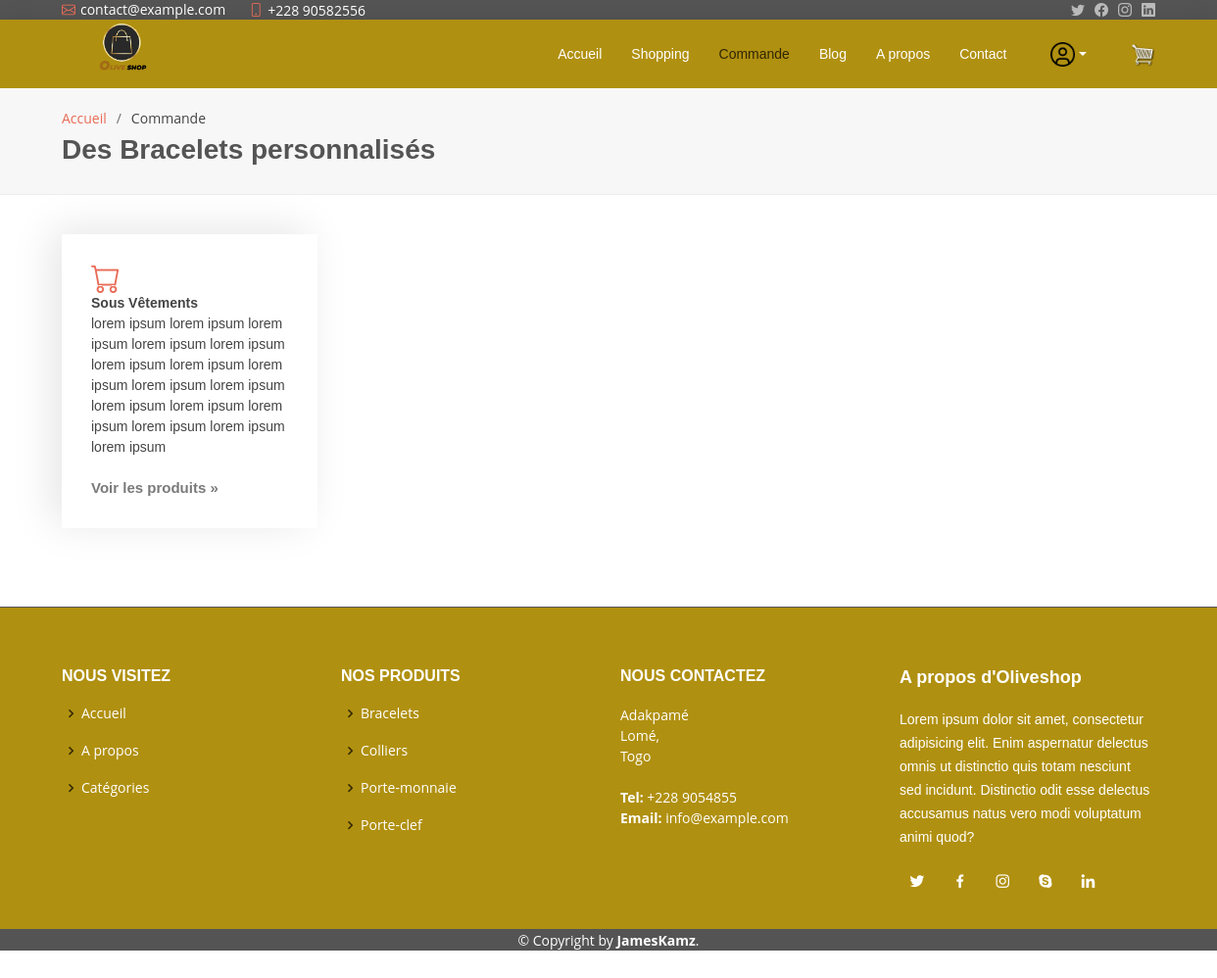
The page /category/ on the database its author committed.
### home/models.py (models this page shows, shortened)
class Category(models.Model):
    date_created=models.DateTimeField(auto_now_add=True)
    date_updated=models.DateTimeField(auto_now=True)
    name=models.CharField(max_length=255)
    description=models.TextField(blank=True, null=True)
    active=models.BooleanField(default=True)

### home/views.py (the view)
# urls.py: path('category/', views.CategoryViewset, name='categories'),
def CategoryViewset(request):
    activate_page='category'
    categories=Category.objects.all()
    return render(request, 'category.html', {'categories':categories, 'activate_page':activate_page})

### templates/category.html (shortened to what this page needs)
{% extends 'base.html' %}
{% load static %}
{% block content %}
<head>
</head>
<section id="breadcrumbs" class="breadcrumbs">
    <div class="container">
      <ol>
        <li><a href="{% url 'home' %}">Accueil</a></li>
        <li>Commande</li>
      </ol>
      <h2>Des Bracelets personnalisés</h2>
    </div>
</section>
<section id="counts" class="counts">
  <div class="container">
    <div class="row">
      {% for category in categories %}
      <div class="col-lg-3 col-md-6 d-md-flex align-items-md-stretch">
        <div class="count-box">
         <i class="bi bi-cart"></i>
         <p><strong>{{ category.name }}</strong> <br>{{ category.description }} </p>
         <a href="{% url 'categorydetail' category.pk %}">Voir les produits &raquo;</a>
        </div>
       </div>
      </div>
      {% endfor %}
    </div>
</section>
{% endblock content %}

### static/customize/style.css (style rules this page uses)
body { font-family: "Open Sans", sans-serif; color: #444444; }
a { color: #e96b56; text-decoration: none; }
h1, h2, h3, h4, h5, h6 { font-family: "Raleway", sans-serif; }
section { padding: 0 0 80px 0; }
.breadcrumbs { padding: 20px 0 20px 0; background: #f7f7f7; border-bottom: 1px solid #ededed; margin-bottom: 40px; }
.breadcrumbs h2 { font-size: 28px; font-weight: 700; color: #545454; }
.breadcrumbs ol { display: flex; flex-wrap: wrap; list-style: none; padding: 0 0 5px 0; margin: 0; font-size: 14px; }
.breadcrumbs ol li+li { padding-left: 10px; }
.breadcrumbs ol li+li::before { display: inline-block; padding-right: 10px; color: #6e6e6e; content: "/"; }
.counts .count-box { box-shadow: -10px -5px 40px 0 rgba(0, 0, 0, 0.1); padding: 30px; width: 100%; }
.counts .count-box i { display: block; font-size: 30px; color: #e96b56; float: left; line-height: 0; }
.counts .count-box p { padding: 30px 0 0 0; margin: 0; font-family: "Raleway", sans-serif; font-size: 14px; }
.counts .count-box a { font-weight: 600; display: block; margin-top: 20px; color: #7a7a7a; font-size: 15px; font-family: "Poppins", sans-serif; transition: ease-in-out 0.3s; }

### rows shown on the page
Category: name "Sous Vêtements", description "lorem ipsum lorem ipsum lorem ipsum lorem ipsum lorem ipsum lorem ipsum lorem ipsum lorem ipsum lorem ipsum lorem ipsum lorem ipsum lorem ipsum lorem ipsum lorem ipsum lorem ipsum lorem ipsum"
